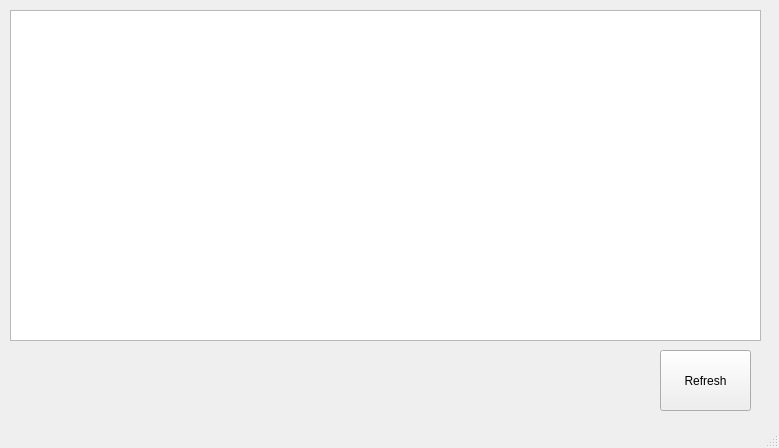
<?xml version="1.0" encoding="UTF-8"?>
<ui version="4.0">
 <class>Status</class>
 <widget class="QMainWindow" name="Status">
  <property name="geometry">
   <rect>
    <x>0</x>
    <y>0</y>
    <width>779</width>
    <height>448</height>
   </rect>
  </property>
  <property name="windowTitle">
   <string>Recent Changes</string>
  </property>
  <widget class="QWidget" name="centralwidget">
   <widget class="QTableView" name="tableView">
    <property name="geometry">
     <rect>
      <x>10</x>
      <y>10</y>
      <width>751</width>
      <height>331</height>
     </rect>
    </property>
   </widget>
   <widget class="QPushButton" name="pushButton">
    <property name="geometry">
     <rect>
      <x>660</x>
      <y>350</y>
      <width>91</width>
      <height>61</height>
     </rect>
    </property>
    <property name="text">
     <string>Refresh</string>
    </property>
   </widget>
  </widget>
  <widget class="QMenuBar" name="menubar">
   <property name="geometry">
    <rect>
     <x>0</x>
     <y>0</y>
     <width>779</width>
     <height>27</height>
    </rect>
   </property>
  </widget>
  <widget class="QStatusBar" name="statusbar"/>
 </widget>
 <resources/>
 <connections/>
</ui>
